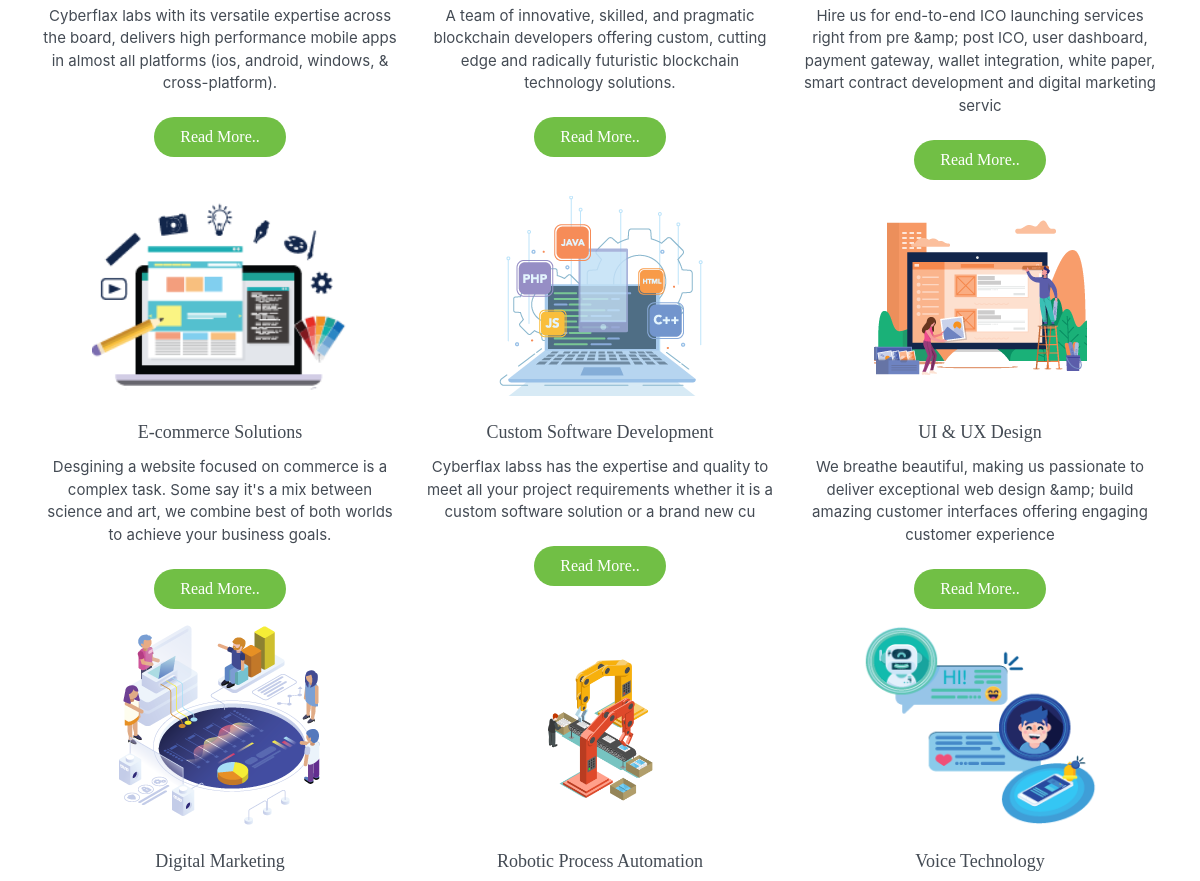
Before: /home/ (middle part) with the older database file.
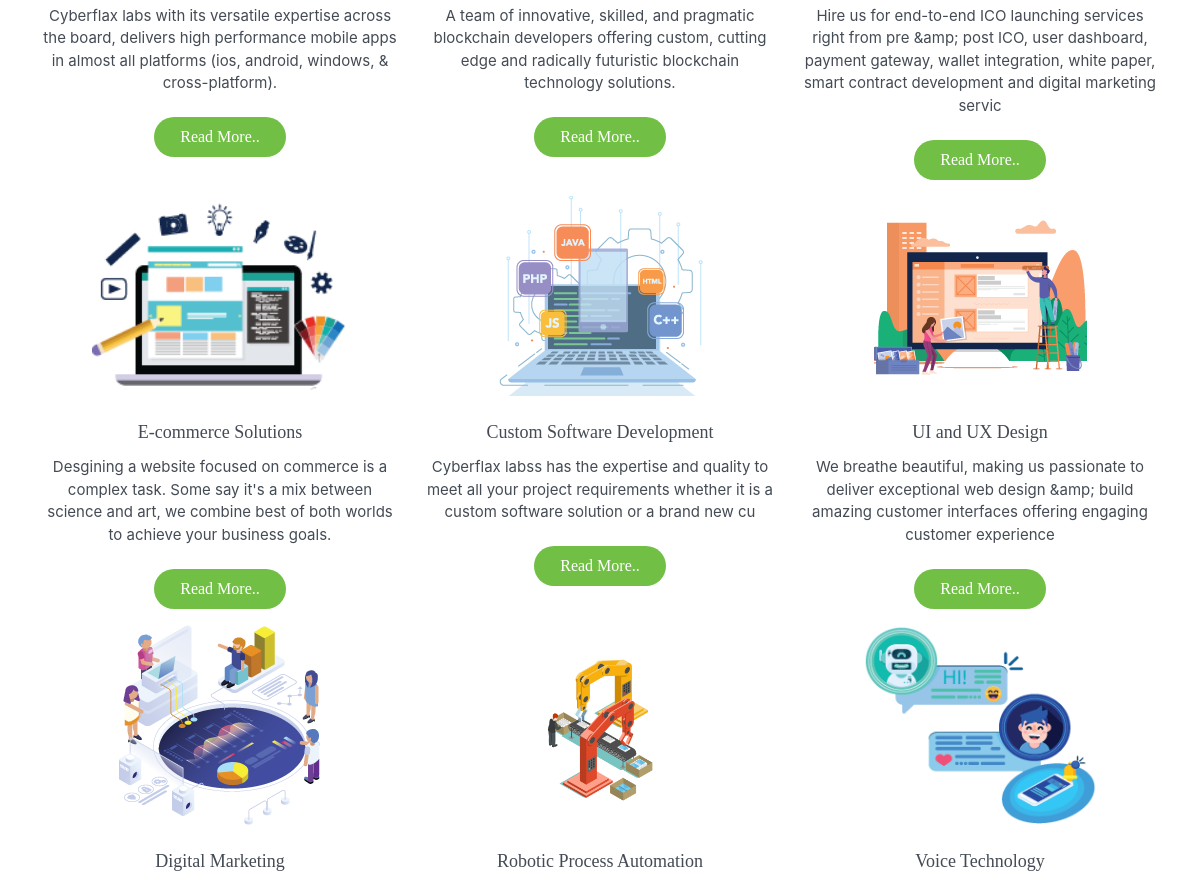
After: the same page with the newer database file.
### service/models.py (models this page shows, shortened)
class service(models.Model):
    icon = models.ImageField(upload_to = 'media/ourwork',default= '')
    title = models.CharField(max_length=50)
    content = models.CharField(max_length=5000)

### InspironHome/views.py (the view)
# urls.py: path('home/', views.index, name ='home'),
def index(request):
    Service = service.objects.all()
    Project = project.objects.all()
    banners = homebanner.objects.all()
    responce = {
        'title':'HOME PAGE',
        'home':'active',
        'service': Service,
        'projects':Project,
        'banners': banners
    }
    return render(request , 'index.html',responce)

### InspironHome/context_processors.py (called while the page is built)
def alltimefunc(request):
    services = service.objects.values('id','title')
    work = ourwork_cat.objects.values('title')
    for ser in services:
        sObject = service.objects.get(id = ser['id'])
        dropdown = ServiceSubMenu.objects.filter(Service=sObject)
        if len(dropdown)>0:
            ser.update({'dropdown':dropdown})
    dic1 = []
    dic2 = []
    for item in services:
        try:
            a= item['dropdown']
            dic1.append(item)
        except Exception as e:
            dic2.append(item)
    dic1.extend(dic2)
    services= dic1
    responce= {
       'services':services,
       'ourwork':work
    }
    return responce

### InspironHome/templatetags/poll_extras.py (called while the page is built)
@register.filter
def repspace(value):
    val = value.replace('/','__')
    value = val.replace(' ','_')
    return value

### InspironHome/templates/index.html (shortened to what this page needs)
{% extends 'basic.html' %}
{% load static %}
{% load poll_extras %}
    {% block style %}
    <link href="https://cdn.jsdelivr.net/npm/bootstrap@5.0.0-beta2/dist/css/bootstrap.min.css" rel="stylesheet">
    {% endblock %}
        {% block body %}
    <section class="section bg-white imagesizenew pt-50 pb-50">
        <div class="section__content">
            <div class="container ">
                <div class="row">
                    {% for work in service %}
                    {% if work.title != 'none' %}
                    <div class="col-lg-4 text-center">
                        <img src="/media/{{work.icon}}" alt="Mobile Design App">
                        <h4 class="service__title " style="text-align: center;">{{work.title}}</h4>
                        <p style="font-size: 15px!important;
                        color: #444b54!important; text-align: center;">{{work.content|slice:":254"}}<br>
                            <br><a href="/service/{{work.title|repspace}}" style=" color: #71bf45;;"><button class="btn btn-common btn-md ">Read More..</button></a>
                        </p>
                    </div>
                    {% endif %}
                    {% endfor %}
                </div>
            </div>
        </div>
    </section>
    {% endblock %}

### InspironHome/templates/basic.html (shortened to what this page needs)
<!DOCTYPE html>
<html lang="en">
    {% load static %}
    {% load poll_extras %}
<head>
    <link rel="stylesheet" href="https://cdnjs.cloudflare.com/ajax/libs/font-awesome/4.7.0/css/font-awesome.min.css">
    <link rel="stylesheet"
    href="https://cdnjs.cloudflare.com/ajax/libs/OwlCarousel2/2.3.4/assets/owl.carousel.min.css" />
<link rel="stylesheet"
    href="https://cdnjs.cloudflare.com/ajax/libs/OwlCarousel2/2.3.4/assets/owl.theme.default.min.css" />
    <link rel="stylesheet" href="{% static 'css/style.css' %}">
    <link rel="stylesheet" href="https://cdn.jsdelivr.net/npm/bootstrap@4.6.0/dist/css/bootstrap.min.css">
    <link rel="stylesheet" href="https://cdnjs.cloudflare.com/ajax/libs/animate.css/4.1.1/animate.min.css" />
    {% block style %}{% endblock %}
</head>
<body>
    {% block body %}{% endblock %}
</body>
</html>

### InspironHome/static/css/style.css (style rules this page uses)
* { margin: 0; padding: 0; box-sizing: border-box; user-select: none; font-family: -apple-system, BlinkMacSystemFont, 'Segoe UI', Roboto, Oxygen, Ubuntu, Cantarell, 'Open Sans', 'Helvetica Neue', sans-serif; }
body { font-family: 'Avenir Next LT Pro'; }
h2, h3, h4 { font-family: 'Avenir Next LT Pro'; font-weight: 400; }
.bg-white { background: #fff; }
.imagesizenew img { height: 200px; margin-bottom: 13px; }
.service__title { color: #444b54; font-size: 18px; font-family: Raleway; margin-top: 13px; margin-bottom: 13px; }
.section { padding: 80px 0; }
h4 { font-size: 1.5rem; }
.btn-md { font-size: 15px; padding: 12px 25px !important; }
.btn-common { color: #FFF!important; background: #71bf45 !important; position: relative; border: transparent; z-index: 1; border-radius: 50px !important; font-size: 15px; padding-top: 7px !important; padding-bottom: 7px !important; font-family: Raleway; text-transform: capitalize; }
.btn-common:before { content: ''; position: absolute; top: 0; left: 0; width: 3px; height: 100%; z-index: -1; transition: all 0.2s linear; }
.pb-50 { padding-bottom: 50px; }
h4 { font-family: 'Avenir Next LT Pro'; color: #444b54; }
.pt-50 { padding-top: 50px; }

Changed rows visible on the page:
changed service: title "UI & UX Design" → "UI and UX Design"
